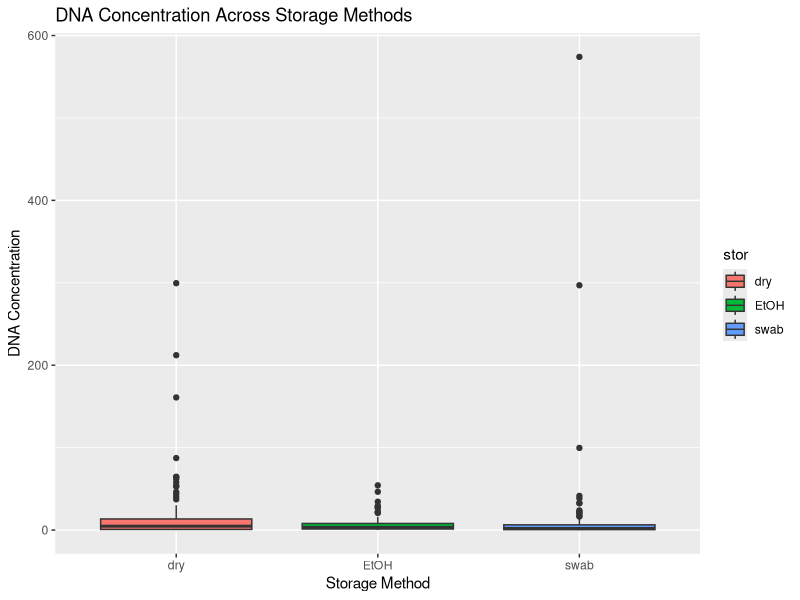
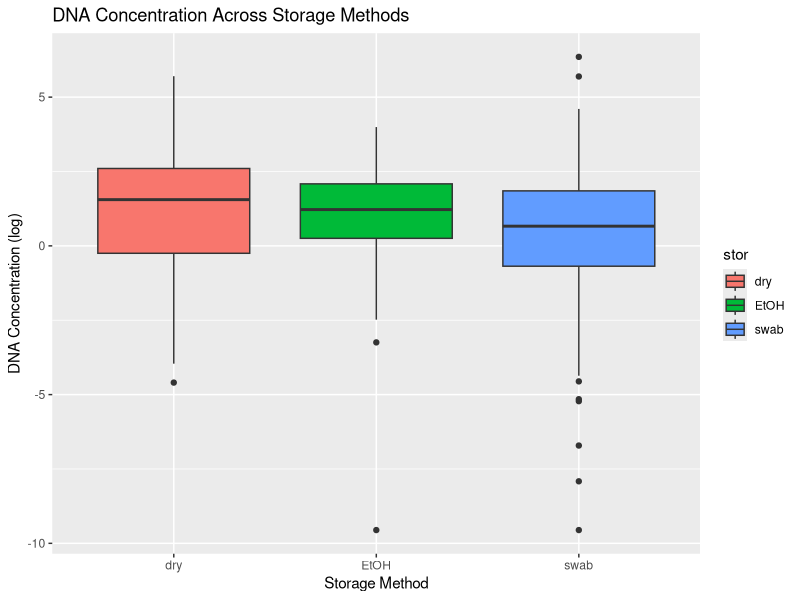
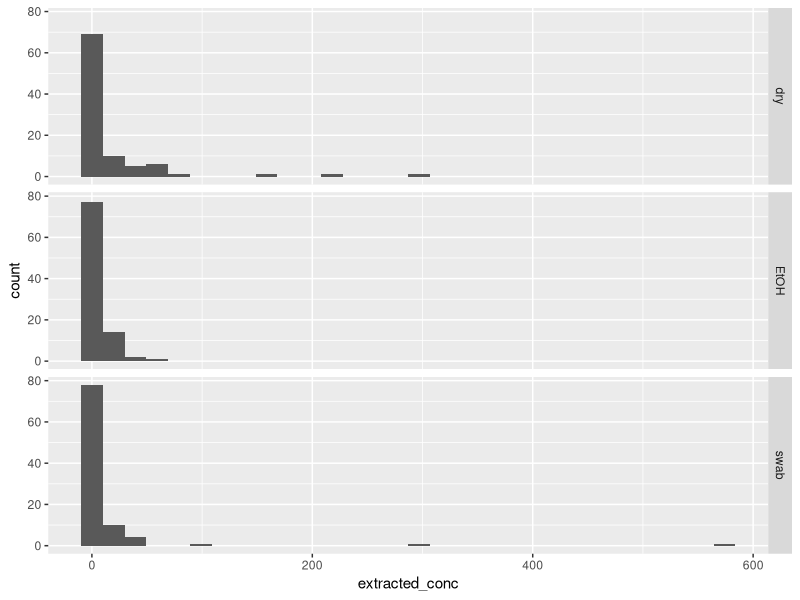
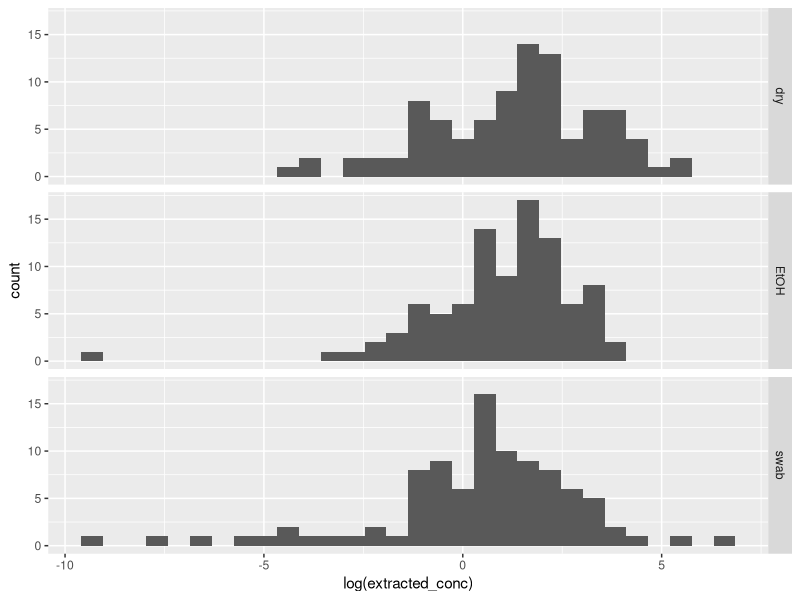
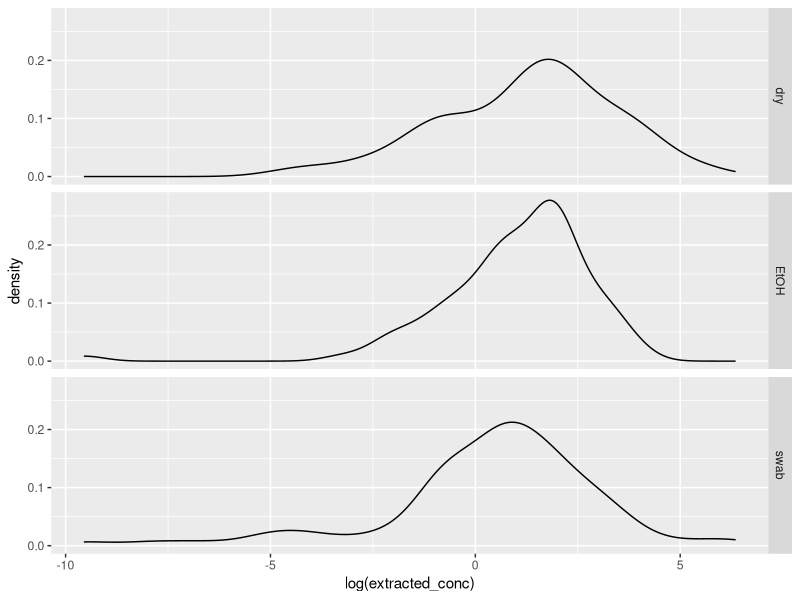
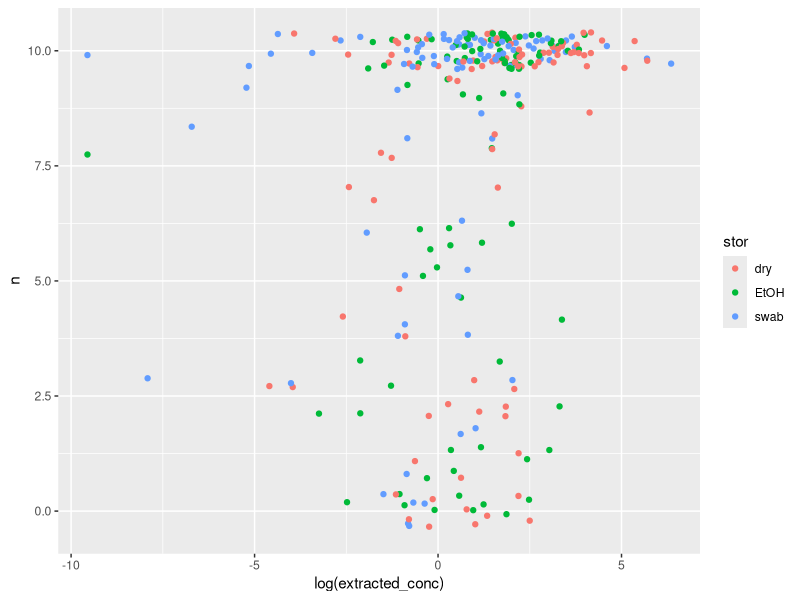
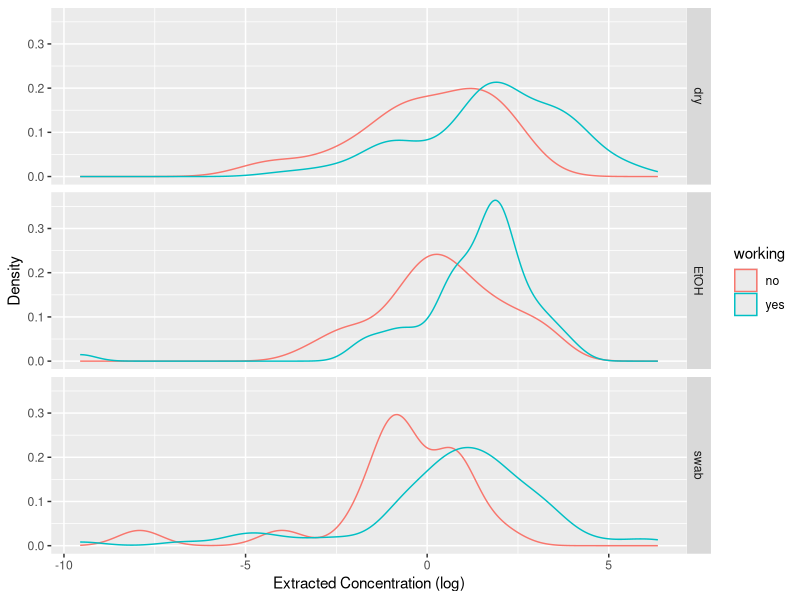
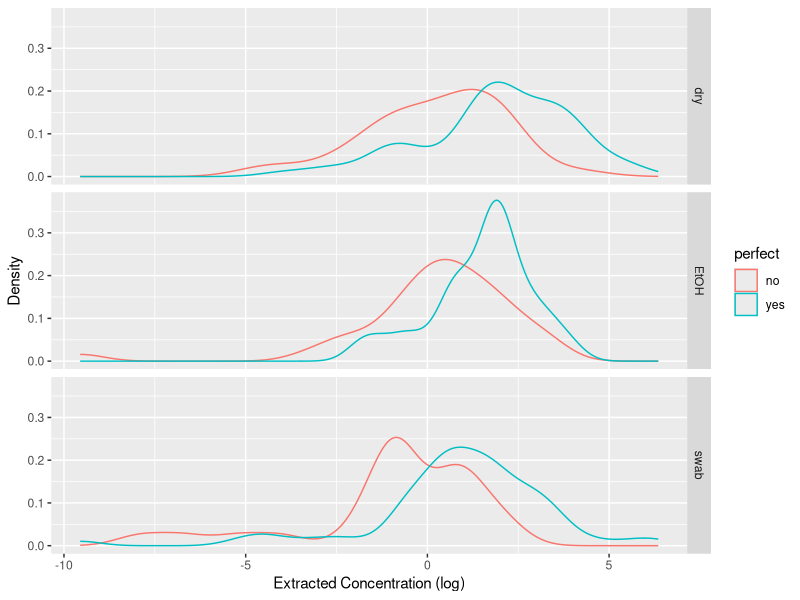

These figures' R source, in order:
## ---- chunk 1
library(here)
library(tidyverse)

# import cleaned data file
genotypes <- read_csv(here::here("data", "cleaned-triplicates-genotypes-qpcr.csv"))
## ---- chunk 2
ggplot(genotypes, aes(x = stor, y = extracted_conc, fill = stor)) +
  geom_boxplot() +
  ylab("DNA Concentration") +
  xlab("Storage Method") +
  ggtitle("DNA Concentration Across Storage Methods")

ggplot(genotypes, aes(x = stor, y = log(extracted_conc), fill = stor)) +
  geom_boxplot() +
  ylab("DNA Concentration (log)") +
  xlab("Storage Method") +
  ggtitle("DNA Concentration Across Storage Methods")

ggplot(genotypes, aes(x = extracted_conc)) +
  geom_histogram() +
  facet_grid(stor ~ .)

ggplot(genotypes, aes(x = log(extracted_conc))) +
  geom_histogram() +
  facet_grid(stor ~ .)

ggplot(genotypes, aes(x = log(extracted_conc))) +
  geom_density() +
  facet_grid(stor ~ .)

## ---- chunk 3
pdf(here::here("figures", "qpcr-density-storage.pdf"), width = 5, height = 3)
ggplot(genotypes, aes(x = log(extracted_conc), col = stor)) +
  geom_density() +
  xlab("Extracted Concentration (log)") +
  ylab("Density")
dev.off()
## ---- chunk 4
qpcr.summary <- genotypes %>%
  group_by(stor) %>%
  summarize(mean = mean(extracted_conc, na.rm = TRUE),
            median = median(extracted_conc, na.rm = TRUE),
            sd = sd(extracted_conc, na.rm = TRUE),
            min = min(extracted_conc, na.rm = TRUE),
            max = max(extracted_conc, na.rm = TRUE)
            )

qpcr.summary
## ---- chunk 5
fit <- aov(extracted_conc ~ stor, data = genotypes)
summary(fit)

# try as two-way anova
fit <- aov(extracted_conc ~ stor + Error(lab_id/stor), data = genotypes)
summary(fit)
## ---- chunk 6
ggplot(genotypes, aes(log(extracted_conc), n, col = stor)) +
  geom_jitter()
## ---- chunk 7
# working
ggplot(genotypes, aes(x = log(extracted_conc), col = working)) +
  geom_density() +
  facet_grid(stor~.) +
  xlab("Extracted Concentration (log)") +
  ylab("Density")

# complete
ggplot(genotypes, aes(x = log(extracted_conc), col = perfect)) +
  geom_density() +
  facet_grid(stor~.) +
  xlab("Extracted Concentration (log)") +
  ylab("Density")
## ---- chunk 8
pdf(here::here("figures", "qpcr-density-working-storage.pdf"), width = 5, height = 5)
ggplot(genotypes, aes(x = log(extracted_conc), col = working)) +
  geom_density() +
  facet_grid(stor~.) +
  xlab("Extracted Concentration (log)") +
  ylab("Density")
dev.off()
## ---- chunk 9
ggplot(genotypes, aes(x = cond, y = log(extracted_conc), col = stor)) +
  geom_jitter() +
  facet_wrap(~ stor) +
  ylab("DNA Concentration (log)") +
  xlab("Sample Condition") 
## ---- chunk 10
genotypes.dry.work <- subset(genotypes, stor == "dry" & working == "yes")
genotypes.dry.workno <- subset(genotypes, stor == "dry" & working == "no")
t.test(genotypes.dry.work$extracted_conc, genotypes.dry.workno$extracted_conc)

genotypes.EtOH.work <- subset(genotypes, stor == "EtOH" & working == "yes")
genotypes.EtOH.workno <- subset(genotypes, stor == "EtOH" & working == "no")
t.test(genotypes.EtOH.work$extracted_conc, genotypes.EtOH.workno$extracted_conc)

genotypes.swab.work <- subset(genotypes, stor == "swab" & working == "yes")
genotypes.swab.workno <- subset(genotypes, stor == "swab" & working == "no")
t.test(genotypes.swab.work$extracted_conc, genotypes.swab.workno$extracted_conc)
